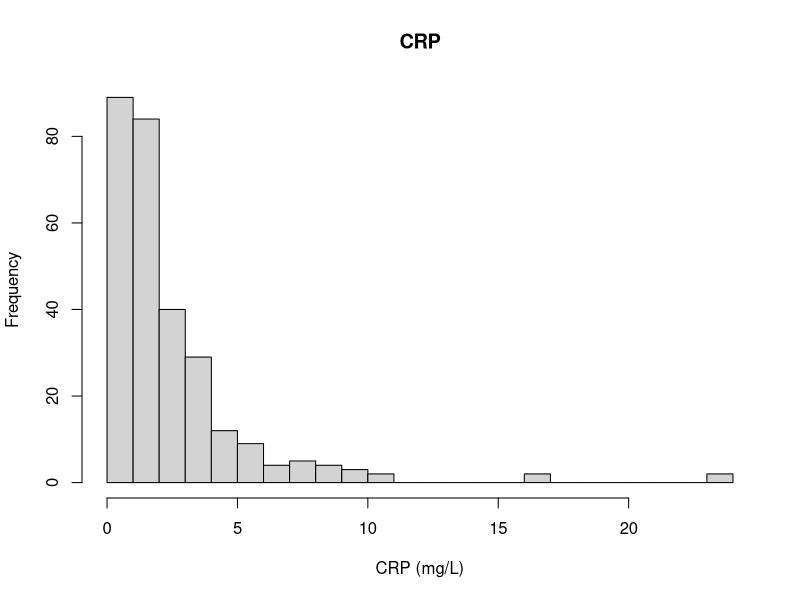
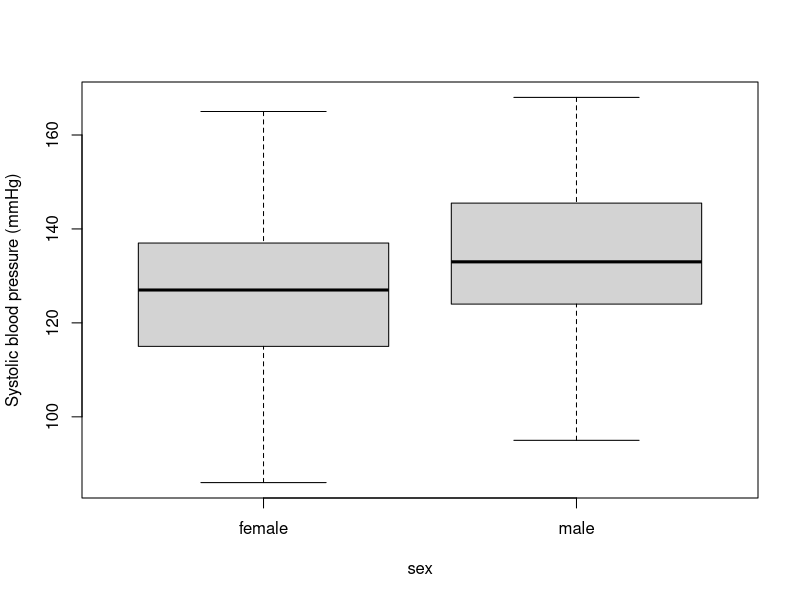
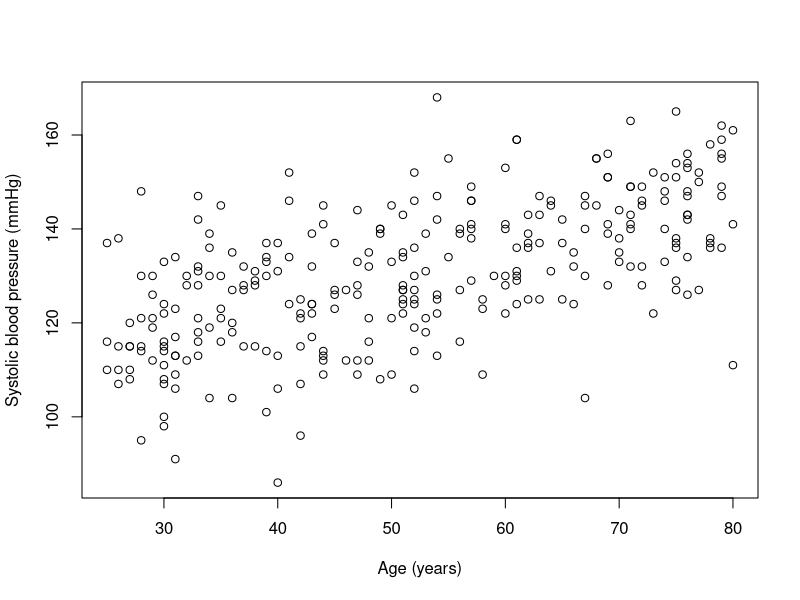
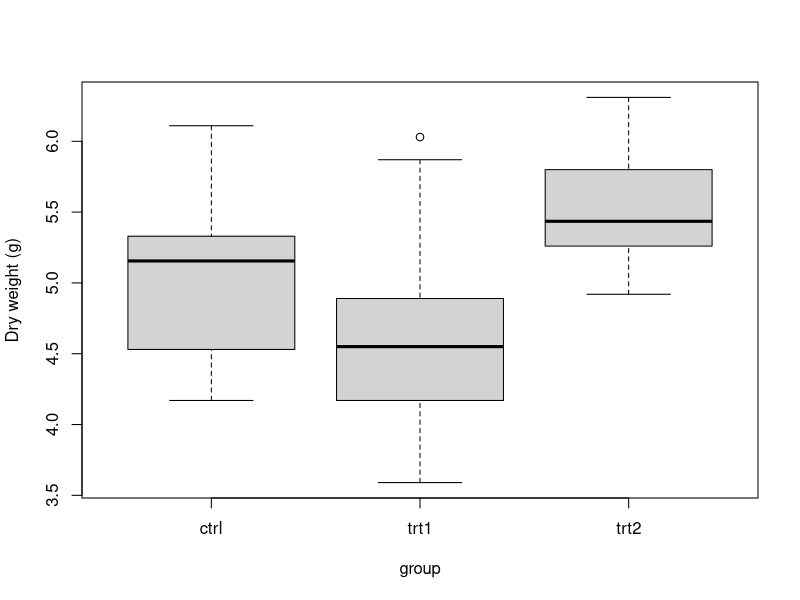

Write the R code that produced these figures, in order.
## ---- chunk 1

## ---- chunk 2
make_patients <- function(n = 300, na_frac = 0.05, seed = 42) {
  set.seed(seed)
  sex    <- sample(c("female", "male"), n, replace = TRUE)
  age    <- round(runif(n, 25, 80))
  smoker <- sample(c(TRUE, FALSE), n, replace = TRUE, prob = c(0.25, 0.75))
  bmi    <- round(rnorm(n, mean = ifelse(sex == "male", 27, 25.5), sd = 4), 1)
  # systolic blood pressure (mmHg) rises with age, BMI and smoking
  sbp    <- round(95 + 0.6 * age + 0.8 * (bmi - 25) + 6 * smoker +
                  ifelse(sex == "male", 4, 0) + rnorm(n, 0, 10))
  # C-reactive protein (mg/L), an inflammation marker: skewed, higher in smokers
  crp    <- round(rlnorm(n, meanlog = log(1.5) + 0.4 * smoker, sdlog = 0.9), 1)
  bmi[17] <- 245                                   # a data-entry error
  sbp[sample(n, round(n * na_frac))] <- NA         # missing measurements
  crp[sample(n, round(n * na_frac))] <- NA
  data.frame(id = sprintf("P%03d", 1:n), sex, age, smoker, bmi, sbp, crp)
}

patients <- make_patients()
## ---- chunk 3
dim(patients)
str(patients)
summary(patients)
## ---- chunk 4
mean(patients$sbp)
colSums(is.na(patients))
mean(patients$sbp, na.rm = TRUE)
## ---- chunk 5
mean(patients$bmi)
median(patients$bmi)
max(patients$bmi)
patients[which.max(patients$bmi), ]
patients$bmi[patients$bmi == 245] <- 24.5
mean(patients$bmi)
## ---- chunk 6
hist(patients$crp, breaks = 30, main = "CRP", xlab = "CRP (mg/L)")
mean(patients$crp, na.rm = TRUE)
median(patients$crp, na.rm = TRUE)    # skewed to the right: the median is more typical
## ---- chunk 7
range(patients$sbp, na.rm = TRUE)
quantile(patients$sbp, na.rm = TRUE)
IQR(patients$sbp, na.rm = TRUE)
sd(patients$sbp, na.rm = TRUE)     # mmHg
var(patients$sbp, na.rm = TRUE)    # mmHg²
## ---- chunk 8
cv <- function(x) {
  100 * sd(x, na.rm = TRUE) / mean(x, na.rm = TRUE)
}
cv(patients$sbp)
cv(patients$crp)
## ---- chunk 9
table(patients$sex)
table(patients$sex, patients$smoker)
prop.table(table(patients$sex, patients$smoker), margin = 1)   # fractions per row
## ---- chunk 10
tapply(patients$sbp, patients$sex, mean, na.rm = TRUE)
tapply(patients$sbp, patients$sex, sd, na.rm = TRUE)

library(dplyr)
patients |>
  group_by(sex) |>
  summarise(n = n(),
            mean_sbp = mean(sbp, na.rm = TRUE),
            sd_sbp = sd(sbp, na.rm = TRUE))

boxplot(sbp ~ sex, data = patients, ylab = "Systolic blood pressure (mmHg)")
## ---- chunk 11
plot(patients$age, patients$sbp, xlab = "Age (years)", ylab = "Systolic blood pressure (mmHg)")
cor(patients$age, patients$sbp, use = "complete.obs")
cor(patients$age, patients$sbp, use = "complete.obs", method = "spearman")
## ---- chunk 12
round(cor(patients[, c("age", "bmi", "sbp", "crp")], use = "pairwise.complete.obs"), 2)
## ---- chunk 13
res <- cor.test(patients$age, patients$sbp)
res$p.value
res$conf.int
## ---- chunk 14
sbp_smokers <- patients$sbp[patients$smoker]
sbp_non     <- patients$sbp[!patients$smoker]
mean(sbp_smokers, na.rm = TRUE) - mean(sbp_non, na.rm = TRUE)
t.test(sbp_smokers, sbp_non)
# e.g. "Smokers had a 7.3 mmHg higher mean systolic blood pressure (p = 0.0002)."
## ---- chunk 15
crp_smokers <- patients$crp[patients$smoker]
crp_non     <- patients$crp[!patients$smoker]
median(crp_smokers, na.rm = TRUE)
median(crp_non, na.rm = TRUE)
wilcox.test(crp_smokers, crp_non)$p.value
## ---- chunk 16
tapply(PlantGrowth$weight, PlantGrowth$group, mean)
boxplot(weight ~ group, data = PlantGrowth, ylab = "Dry weight (g)")
ctrl <- PlantGrowth$weight[PlantGrowth$group == "ctrl"]
trt1 <- PlantGrowth$weight[PlantGrowth$group == "trt1"]
trt2 <- PlantGrowth$weight[PlantGrowth$group == "trt2"]
t.test(trt1, ctrl)$p.value   # no clear difference
t.test(trt2, ctrl)$p.value   # trt2 plants are heavier
## ---- chunk 17
set.seed(4)
p_values <- numeric(100)
for (i in 1:100) {
  a <- rnorm(10)
  b <- rnorm(10)          # same distribution: no real difference
  p_values[i] <- t.test(a, b)$p.value
}
sum(p_values < 0.05)      # about 5 in 100 (1 in 20) are "significant" by chance alone
